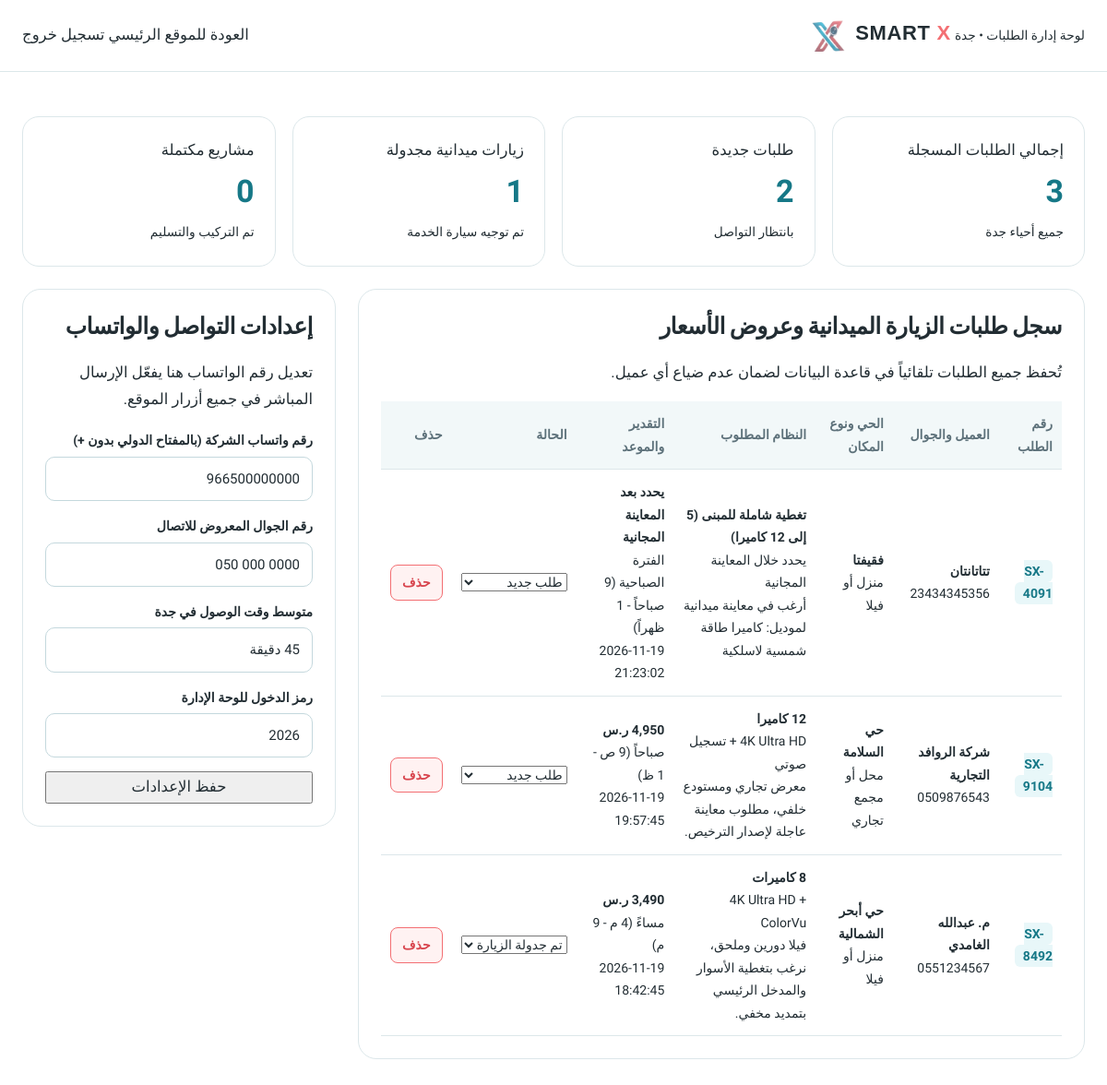
/admin.php (signed in), run on the app's committed database.
### tables this page shows
CREATE TABLE leads (
    id INTEGER PRIMARY KEY AUTOINCREMENT,
    tracking_code TEXT NOT NULL UNIQUE,
    name TEXT NOT NULL,
    phone TEXT NOT NULL,
    district TEXT NOT NULL,
    place_type TEXT NOT NULL,
    cameras_count TEXT NOT NULL,
    resolution TEXT NOT NULL DEFAULT '4K Ultra HD',
    preferred_date TEXT DEFAULT '',
    estimated_price TEXT DEFAULT '',
    details TEXT DEFAULT '',
    status TEXT NOT NULL DEFAULT 'new',
    created_at TEXT NOT NULL
);

### includes/Database.php (called while the page is built, shortened)
<?php
final class Database
{
    private static ?PDO $pdo = null;
    public static function connect(): PDO
    {
        if (self::$pdo instanceof PDO) {
            return self::$pdo;
        }
        $dataDir = dirname(__DIR__) . DIRECTORY_SEPARATOR . 'data';
        $dbPath = $dataDir . DIRECTORY_SEPARATOR . 'smartx.sqlite';
        $pdo = new PDO('sqlite:' . $dbPath, null, null, [
            PDO::ATTR_ERRMODE            => PDO::ERRMODE_EXCEPTION,
            PDO::ATTR_DEFAULT_FETCH_MODE => PDO::FETCH_ASSOC,
        ]);
        $pdo->exec('PRAGMA journal_mode = WAL;');
        $pdo->exec('PRAGMA foreign_keys = ON;');
        self::$pdo = $pdo;
        return $pdo;
    }
    public static function getSettings(): array
    {
        $pdo = self::connect();
        $rows = $pdo->query('SELECT key, value FROM settings')->fetchAll();
        $out = [];
        foreach ($rows as $row) {
            $out[$row['key']] = $row['value'];
        }
        return $out;
    }
}

### admin.php (the view, shortened to what this page needs)
<?php
require_once __DIR__ . '/includes/Database.php';
$pdo = Database::connect();
$settings = Database::getSettings();
$isLogged = !empty($_SESSION['smartx_admin']);
$leads = $isLogged ? $pdo->query('SELECT * FROM leads ORDER BY id DESC')->fetchAll() : [];
$stats = [
    'total'     => count($leads),
    'new'       => 0,
    'scheduled' => 0,
    'completed' => 0,
];
foreach ($leads as $l) {
    if (isset($stats[$l['status']])) {
        $stats[$l['status']]++;
    }
}
?>
<!doctype html>
<html lang="ar" dir="rtl" data-style="editorial">
<head>
  <link rel="stylesheet" href="style.css">
</head>
<body>
  <header class="site-header">
    <div class="wrap header-inner">
      <a class="brand" href="index.php">
        <img class="brand-mark" src="assets/logo-mark.png" alt="SMART X">
        <div class="brand-text">
          <span class="brand-name">SMART <span>X</span></span>
          <small class="brand-tag">لوحة إدارة الطلبات • جدة</small>
        </div>
      </a>
      <div class="header-cta">
        <a class="button button-outline" href="index.php">العودة للموقع الرئيسي</a>
        <?php if ($isLogged): ?>
          <a class="button button-primary" href="admin.php?logout=1">تسجيل خروج</a>
        <?php endif; ?>
      </div>
    </div>
  </header>
  <main class="wrap admin-main">
    <?php if (!$isLogged): ?>
      <section class="admin-login-card surface-card">
        <p class="eyebrow"><span class="eyebrow-dot"></span> إدارة الطلبات الميدانية</p>
        <h1>دخول لوحة إدارة SMART X</h1>
        <p>أدخل رمز الحماية للاطلاع على طلبات الزيارة الميدانية في جدة وتحديث رقم الواتساب الرسمي.</p>
        <form method="post" class="admin-login-form">
          <input type="hidden" name="action" value="login">
          <div class="field">
            <label for="pin">رمز الدخول (الافتراضي: 2026)</label>
            <input id="pin" name="pin" type="password" dir="ltr" placeholder="••••" required autofocus>
          </div>
          <button type="submit" class="button button-primary button-block">دخول لوحة الإدارة</button>
        </form>
      </section>
    <?php else: ?>
      <div class="admin-top-grid">
        <div class="surface-card stat-card">
          <span class="stat-label">إجمالي الطلبات المسجلة</span>
          <strong class="stat-value"><?= $stats['total'] ?></strong>
          <small>جميع أحياء جدة</small>
        </div>
        <div class="surface-card stat-card stat-new">
          <span class="stat-label">طلبات جديدة</span>
          <strong class="stat-value"><?= $stats['new'] ?></strong>
          <small>بانتظار التواصل</small>
        </div>
        <div class="surface-card stat-card stat-scheduled">
          <span class="stat-label">زيارات ميدانية مجدولة</span>
          <strong class="stat-value"><?= $stats['scheduled'] ?></strong>
          <small>تم توجيه سيارة الخدمة</small>
        </div>
        <div class="surface-card stat-card stat-completed">
          <span class="stat-label">مشاريع مكتملة</span>
          <strong class="stat-value"><?= $stats['completed'] ?></strong>
          <small>تم التركيب والتسليم</small>
        </div>
      </div>
      <div class="admin-dashboard-grid">
        <section class="surface-card admin-leads-panel">
          <div class="panel-head">
            <h2>سجل طلبات الزيارة الميدانية وعروض الأسعار</h2>
            <p>تُحفظ جميع الطلبات تلقائياً في قاعدة البيانات لضمان عدم ضياع أي عميل.</p>
          </div>
          <div class="leads-table-wrap">
            <table class="leads-table">
              <thead>
                <tr>
                  <th>رقم الطلب</th>
                  <th>العميل والجوال</th>
                  <th>الحي ونوع المكان</th>
                  <th>النظام المطلوب</th>
                  <th>التقدير والموعد</th>
                  <th>الحالة</th>
                  <th>حذف</th>
                </tr>
              </thead>
              <tbody>
                <?php foreach ($leads as $lead): ?>
                  <tr>
                    <td><span class="code-pill"><?= htmlspecialchars($lead['tracking_code']) ?></span></td>
                    <td>
                      <strong><?= htmlspecialchars($lead['name']) ?></strong>
                      <div class="td-sub" dir="ltr">
                        <a href="https://wa.me/<?= htmlspecialchars(preg_replace('/\D+/', '', $lead['phone']) ?? '') ?>" target="_blank" rel="noopener">
                          <?= htmlspecialchars($lead['phone']) ?>
                        </a>
                      </div>
                    </td>
                    <td>
                      <strong><?= htmlspecialchars($lead['district']) ?></strong>
                      <div class="td-sub"><?= htmlspecialchars($lead['place_type']) ?></div>
                    </td>
                    <td>
                      <strong><?= htmlspecialchars($lead['cameras_count']) ?></strong>
                      <div class="td-sub"><?= htmlspecialchars($lead['resolution']) ?></div>
                      <?php if (!empty($lead['details'])): ?>
                        <div class="td-note"><?= htmlspecialchars($lead['details']) ?></div>
                      <?php endif; ?>
                    </td>
                    <td>
                      <strong class="price-highlight"><?= htmlspecialchars($lead['estimated_price']) ?></strong>
                      <div class="td-sub"><?= htmlspecialchars($lead['preferred_date']) ?></div>
                      <div class="td-sub"><?= htmlspecialchars($lead['created_at']) ?></div>
                    </td>
                    <td>
                      <form method="post">
                        <select name="status" onchange="this.form.submit()" class="status-select">
                          <option value="new" <?= $lead['status'] === 'new' ? 'selected' : '' ?>>طلب جديد</option>
                          <option value="scheduled" <?= $lead['status'] === 'scheduled' ? 'selected' : '' ?>>تم جدولة الزيارة</option>
                        </select>
                      </form>
                    </td>
                    <td>
                      <form method="post" onsubmit="return confirm('هل أنت متأكد من حذف هذا الطلب؟');">
                        <button type="submit" class="btn-delete" title="حذف">حذف</button>
                      </form>
                    </td>
                  </tr>
                <?php endforeach; ?>
              </tbody>
            </table>
          </div>
        </section>
        <aside class="surface-card admin-settings-panel">
          <h2>إعدادات التواصل والواتساب</h2>
          <p>تعديل رقم الواتساب هنا يفعّل الإرسال المباشر في جميع أزرار الموقع.</p>
          <form method="post" class="settings-form">
            <div class="field">
              <label>رقم واتساب الشركة (بالمفتاح الدولي بدون +)</label>
              <input name="whatsapp_number" dir="ltr" value="<?= htmlspecialchars($settings['whatsapp_number'] ?? '') ?>" placeholder="9665XXXXXXXX" required>
            </div>
            <div class="field">
              <label>رقم الجوال المعروض للاتصال</label>
              <input name="phone_display" dir="ltr" value="<?= htmlspecialchars($settings['phone_display'] ?? '') ?>" placeholder="050 000 0000" required>
            </div>
            <div class="field">
              <label>متوسط وقت الوصول في جدة</label>
              <input name="response_time" value="<?= htmlspecialchars($settings['response_time'] ?? '') ?>" required>
            </div>
            <div class="field">
              <label>رمز الدخول للوحة الإدارة</label>
              <input name="admin_pin" dir="ltr" value="<?= htmlspecialchars($settings['admin_pin'] ?? '2026') ?>" required>
            </div>
            <button type="submit" class="button button-primary button-block">حفظ الإعدادات</button>
          </form>
        </aside>
      </div>
    <?php endif; ?>
  </main>
</body>
</html>

### style.css (style rules this page uses)
:root { --white: #ffffff; --paper: #fbfcfa; --soft: #f2f8f9; --ink: #222d33; --muted: #5d717a; --line: #dce7ea; --line-strong: #c4d8dd; --teal: #48bdca; --teal-dark: #167887; --teal-soft: #e8f7f9; --coral: #f36f73; --coral-dark: #d8454e; --coral-soft: #fff2f2; --whatsapp: #1fa855; --font-body: 'Tajawal', system-ui, -apple-system, sans-serif; --font-display: 'Cairo', 'Tajawal', sans-serif; --radius-sm: 10px; --radius-md: 16px; --radius-lg: 22px; --shadow: 0 14px 36px -12px rgba(34, 45, 51, 0.08); }
*, *::before, *::after { box-sizing: border-box; }
html { scroll-behavior: smooth; }
body { margin: 0; background: var(--white); color: var(--ink); font: 400 16.5px/1.75 var(--font-body); overflow-x: hidden; -webkit-font-smoothing: antialiased; }
h1, h2, h3, h4 { font-family: var(--font-display); margin-top: 0; color: var(--ink); line-height: 1.25; letter-spacing: -0.02em; }
p { margin-top: 0; }
a { color: inherit; text-decoration: none; }
img { display: block; max-width: 100%; }
button, input, select, textarea { font: inherit; color: inherit; }
.wrap { width: min(1240px, calc(100% - 48px)); margin-inline: auto; }
.site-header { position: sticky; top: 0; z-index: 80; height: 78px; background: rgba(255, 255, 255, 0.96); border-bottom: 1px solid var(--line); backdrop-filter: blur(12px); }
.header-inner { height: 100%; display: flex; align-items: center; justify-content: space-between; gap: 20px; }
.brand { display: inline-flex; align-items: center; gap: 10px; direction: ltr; flex-shrink: 0; }
.brand-mark { width: 38px; height: 38px; object-fit: contain; }
.brand-name { font: 900 22px/1 Arial, "Segoe UI", sans-serif; letter-spacing: 0.03em; color: var(--ink); }
.brand-name span { color: var(--coral); }
.field { display: flex; flex-direction: column; gap: 5px; }
.field label { font-size: 14px; font-weight: 700; }
.field input, .field select, .field textarea { width: 100%; min-height: 46px; padding: 10px 13px; border: 1px solid var(--line-strong); border-radius: 10px; background: #fff; font-size: 15px; }
.field input[dir="ltr"] { text-align: right; }
.admin-main { padding: 48px 0 90px; }
.admin-login-form, .settings-form { display: grid; gap: 15px; margin-top: 18px; }
.admin-top-grid { display: grid; grid-template-columns: repeat(4, 1fr); gap: 18px; margin-bottom: 24px; }
.stat-card { padding: 22px; background: #fff; border: 1px solid var(--line); border-radius: 18px; }
.stat-value { display: block; font-size: 34px; font-weight: 900; color: var(--teal-dark); }
.admin-dashboard-grid { display: grid; grid-template-columns: 1fr 340px; gap: 24px; align-items: start; }
.admin-leads-panel, .admin-settings-panel { padding: 24px; background: #fff; border: 1px solid var(--line); border-radius: 20px; }
.leads-table-wrap { overflow-x: auto; margin-top: 16px; }
.leads-table { width: 100%; border-collapse: collapse; font-size: 14px; }
.leads-table th, .leads-table td { padding: 12px 10px; text-align: right; border-bottom: 1px solid var(--line); }
.leads-table th { background: var(--soft); color: var(--muted); }
.code-pill { padding: 4px 9px; border-radius: 6px; background: var(--teal-soft); color: var(--teal-dark); font-weight: 800; }
.btn-delete { padding: 6px 12px; border-radius: 8px; border: 1px solid var(--coral); background: var(--coral-soft); color: var(--coral-dark); font-weight: 700; cursor: pointer; }

### data on the page
leads: tracking_code "SX-4091", name "تتاتانتان", phone "23434345356", district "فقيفتا", place_type "منزل أو فيلا", cameras_count "تغطية شاملة للمبنى (5 إلى 12 كاميرا)", resolution "يحدد خلال المعاينة المجانية", details "أرغب في معاينة ميدانية لموديل: كاميرا طاقة شمسية لاسلكية", estimated_price "يحدد بعد المعاينة المجانية", preferred_date "الفترة الصباحية (9 صباحاً - 1 ظهراً)", created_at "2026-11-19 21:23:02", status "طلب جديد"
leads: tracking_code "SX-9104", name "شركة الروافد التجارية", phone "0509876543", district "حي السلامة", place_type "محل أو مجمع تجاري", cameras_count "12 كاميرا", resolution "4K Ultra HD + تسجيل صوتي", details "معرض تجاري ومستودع خلفي، مطلوب معاينة عاجلة لإصدار الترخيص.", estimated_price "4,950 ر.س", preferred_date "صباحاً (9 ص - 1 ظ)", created_at "2026-11-19 19:57:45", status "طلب جديد"
leads: tracking_code "SX-8492", name "م. عبدالله الغامدي", phone "0551234567", district "حي أبحر الشمالية", place_type "منزل أو فيلا", cameras_count "8 كاميرات", resolution "4K Ultra HD + ColorVu", details "فيلا دورين وملحق، نرغب بتغطية الأسوار والمدخل الرئيسي بتمديد مخفي.", estimated_price "3,490 ر.س", preferred_date "مساءً (4 م - 9 م)", created_at "2026-11-19 18:42:45", status "تم جدولة الزيارة"

### other printed values
$stats['total'] "3"
$stats['new'] "2"
$stats['scheduled'] "1"
$stats['completed'] "0"
